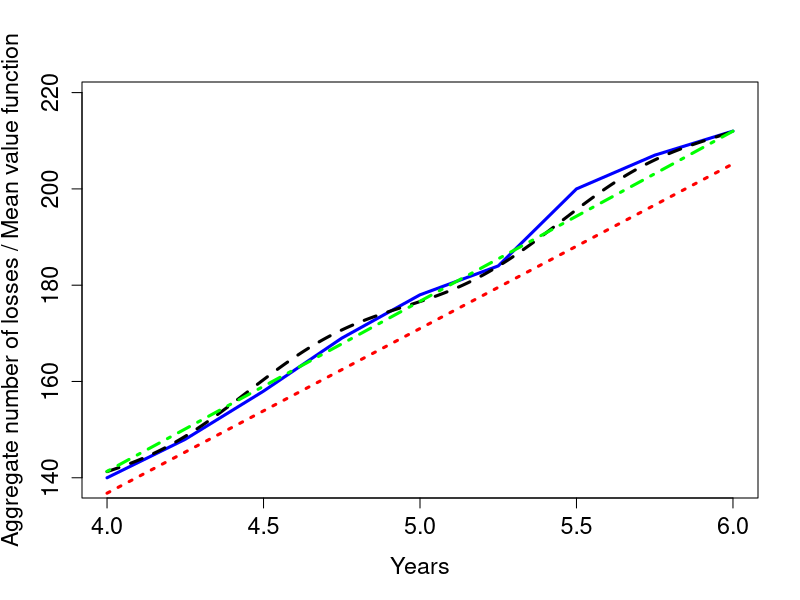

This chart was generated by the following R code:
rm(list = ls(all = TRUE))
# setwd('C:/...')

m <- read.table("ncl.dat")

lambdaHPP <- 34.2
lambdaNHPP1 <- c(35.32, 2.32 * 2 * pi, -0.2)
lambdaNHPP2 <- c(35.22, 0.224, -0.16)

A <- 4
B <- 6
Delta <- 0.01

n <- table(m[, 5])
n <- as.data.frame(n)$Freq
t <- (1:length(n))/4
tn <- cbind(t, n)
ncum <- cumsum(n)
tncum <- cbind(t, ncum)

t <- seq(A, B, Delta)

HP <- lambdaHPP * t
NHP1 <- lambdaNHPP1[1] * t - lambdaNHPP1[2]/(2 * pi) * cos(2 * pi * (t + lambdaNHPP1[3])) + lambdaNHPP1[2]/(2 * pi) * cos(2 * 
    pi * lambdaNHPP1[3])
NHP2 <- lambdaNHPP2[1] * t + lambdaNHPP2[2] * (0.5 * t - 1/(8 * pi) * sin(4 * pi * (t + lambdaNHPP2[3])) + 1/(8 * pi) * sin(4 * 
    pi * lambdaNHPP2[3]))

plot(tncum[16:24, ], type = "l", col = "blue", lwd = 3, xlim = c(4, 6), ylim = c(139, 219), xlab = "Years", ylab = "Aggregate number of losses / Mean value function", 
    cex.lab = 1.4, cex.axis = 1.4)
lines(t, HP, col = "red", lwd = 3, lty = 3)
lines(t, NHP1, col = "black", lwd = 3, lty = 2)
lines(t, NHP2, col = "green", lwd = 3, lty = 4) 
